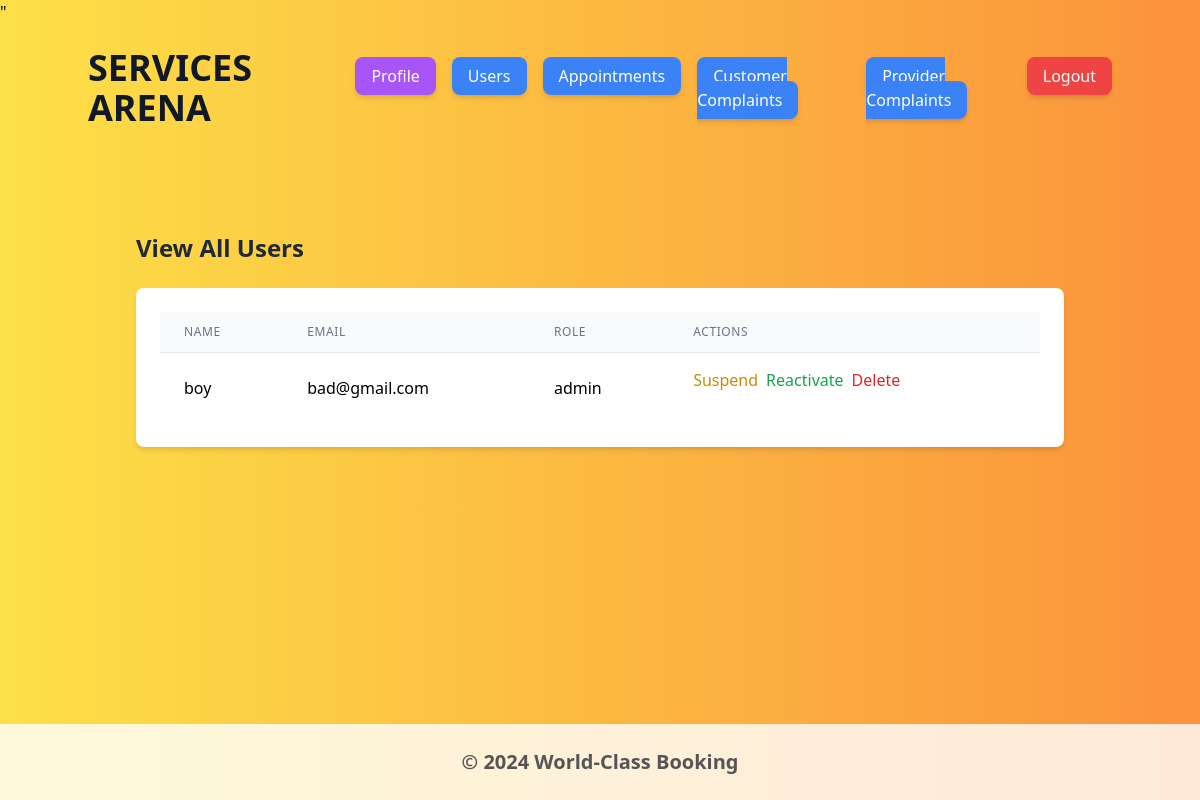
/admin/view_all_users (signed in), run on an earlier commit of the app's database.
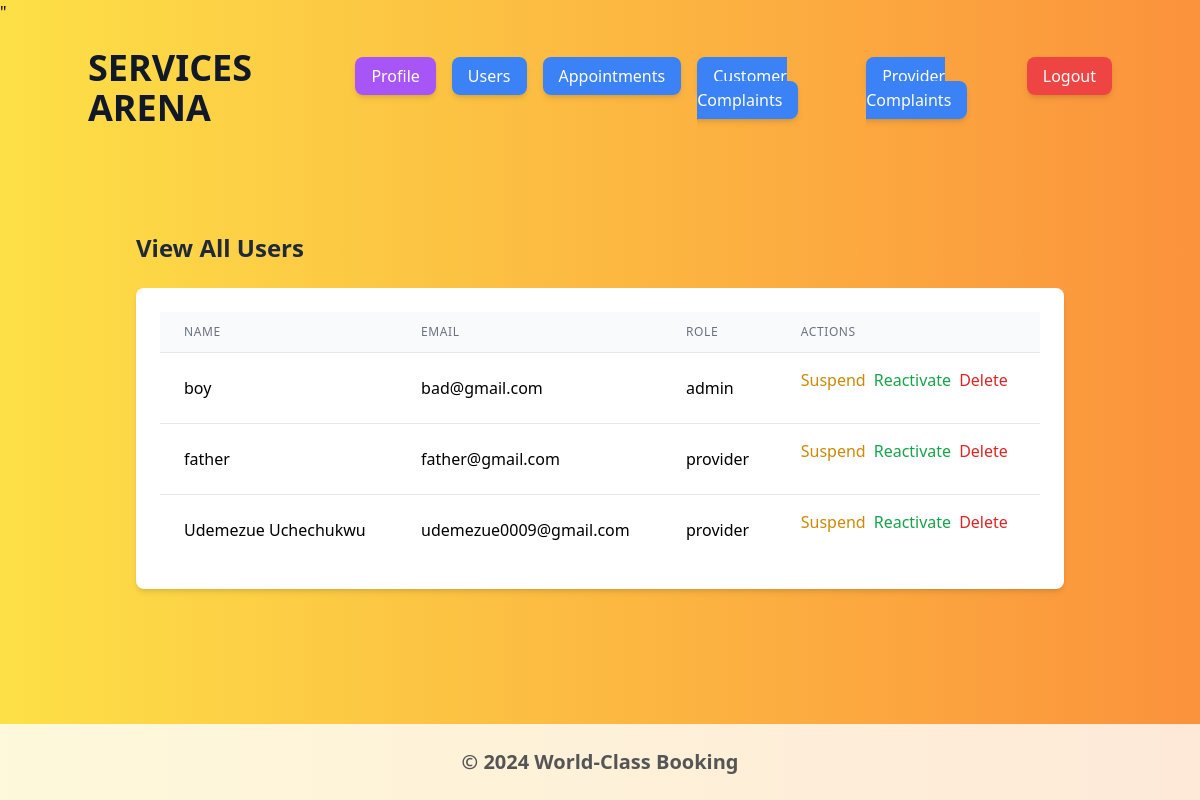
And on a later commit of the database.
### book/models.py (models this page shows, shortened)
class User(UserMixin, db.Model):
    id = db.Column(db.Integer, primary_key=True)
    full_name = db.Column(db.String(300), nullable=False, unique=True)
    role = db.Column(db.String(20), nullable=False)
    username = db.Column(db.String(150), unique=True, nullable=False)
    email = db.Column(db.String(150), unique=True, nullable=False)
    created_at = db.Column(db.DateTime, nullable=False, default=datetime.utcnow)
    password_hash = db.Column(db.String(200), nullable=False)
    last_login = db.Column(db.DateTime, nullable=True)
    updated_at = db.Column(db.DateTime, onupdate=datetime.utcnow)
    is_active = db.Column(db.Boolean, nullable=False, default=True)

### book/users/routes.py (the view)
@booking_system.route('/admin/view_all_users', methods=['GET'])
@login_required
def view_all_users():
    if current_user.role != 'admin':
        flash("You do not have permission to access this page.")
        return redirect(url_for('core.index'))
    users = User.query.all()
    return render_template('view_all_users.html', users=users)

### book/models.py (called while the page is built)
@login_manager.user_loader
def load_user(user_id):
    return User.query.get(int(user_id))

### book/templates/view_all_users.html
"{% extends 'base.html' %}
{% block content %}
<div class="container mx-auto my-8 px-4">
    <h2 class="text-2xl font-bold text-gray-800 mb-6">View All Users</h2>
    <div class="bg-white shadow-md rounded-lg p-6">
        <table class="min-w-full divide-y divide-gray-200">
            <thead class="bg-gray-50">
                <tr>
                    <th class="px-6 py-3 text-left text-xs font-medium text-gray-500 uppercase tracking-wider">Name</th>
                    <th class="px-6 py-3 text-left text-xs font-medium text-gray-500 uppercase tracking-wider">Email</th>
                    <th class="px-6 py-3 text-left text-xs font-medium text-gray-500 uppercase tracking-wider">Role</th>
                    <th class="px-6 py-3 text-left text-xs font-medium text-gray-500 uppercase tracking-wider">Actions</th>
                </tr>
            </thead>
            <tbody class="bg-white divide-y divide-gray-200">
                {% for user in users %}
                <tr>
                    <td class="px-6 py-4 whitespace-nowrap">{{ user.full_name }}</td>
                    <td class="px-6 py-4 whitespace-nowrap">{{ user.email }}</td>
                    <td class="px-6 py-4 whitespace-nowrap">{{ user.role }}</td>
                    <td class="px-6 py-4 whitespace-nowrap">
                        <div class="flex space-x-2">
                            <form method="POST" action="{{ url_for('booking_system.suspend_user', user_name=user.full_name) }}">
                                <button class="text-yellow-600 hover:text-yellow-800 transition duration-300">Suspend</button>
                            </form>
                            <form method="POST" action="{{ url_for('booking_system.reactivate_user', user_name=user.full_name) }}">
                                <button class="text-green-600 hover:text-green-800 transition duration-300">Reactivate</button>
                            </form>
                            <form method="POST" action="{{ url_for('booking_system.delete_user', user_name=user.full_name) }}">
                                <button class="text-red-600 hover:text-red-800 transition duration-300">Delete</button>
                            </form>
                        </div>
                    </td>
                </tr>
                {% endfor %}
            </tbody>
        </table>
    </div>
</div>
{% endblock %}

What changed in the data, as far as the page shows it:
added User: full_name "father", email "father@gmail.com", role "provider"
added User: full_name "Udemezue Uchechukwu", email "udemezue0009@gmail.com", role "provider"
